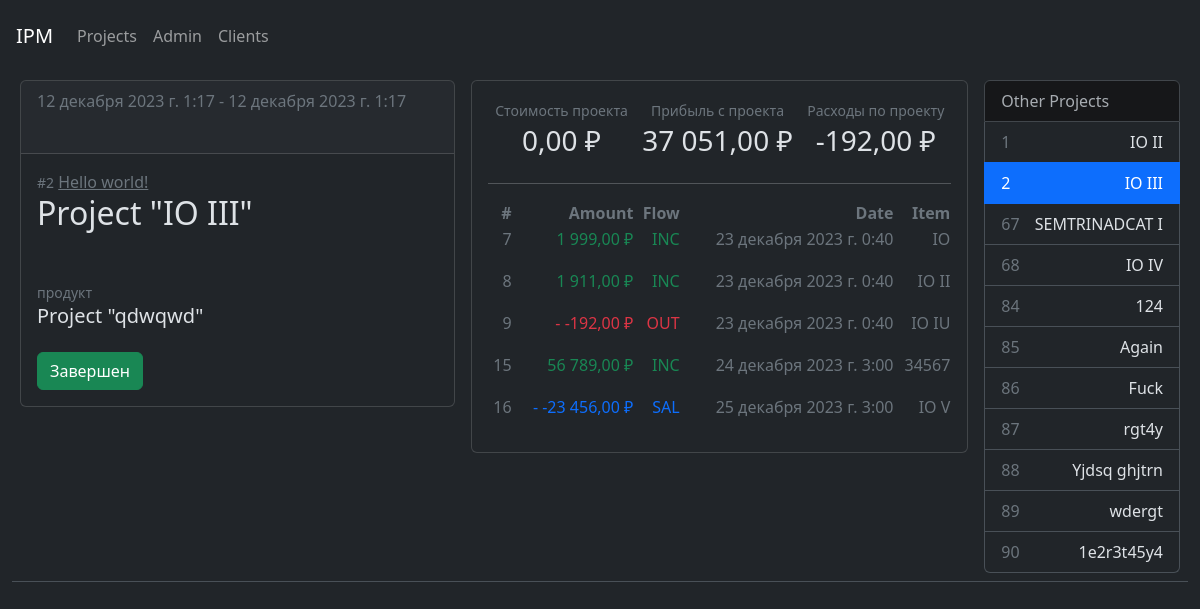
Page /projects/old/2 on the earlier database version.
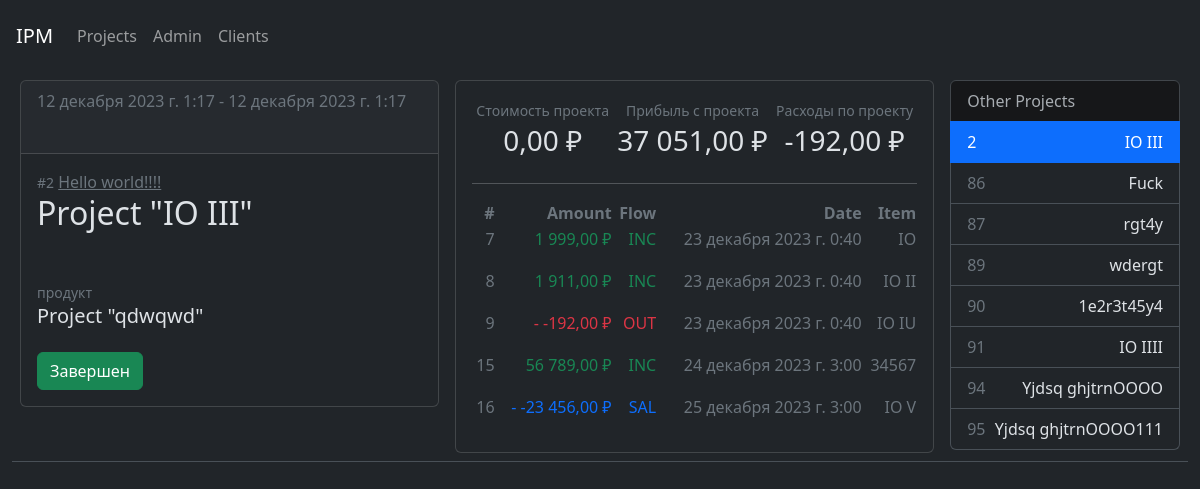
Same page on the later database version.
### ipmalpha/models.py (models this page shows)
class Project(models.Model):
    project_name = models.CharField(max_length=512, unique = True)
    def __str__(self):
        return self.project_name
    project_created = models.DateTimeField(null=True, default=timezone.now)
    project_finished = models.DateTimeField(null=True)
    project_status = models.ForeignKey(Status, on_delete=models.CASCADE, null=True, default="Draft")
    project_client = models.ForeignKey(Client, on_delete=models.CASCADE, null=True, related_name='project')
    project_product = models.CharField(max_length=512)
    project_sum = models.IntegerField(default=0)
    def get_absolute_url(self):
        return reverse("project_view", kwargs={'pk': self.pk})
    def get_project_transactions_sum(self):
        try:
            qs = Project.objects.exclude(transaction = None)
            qs2 = qs.filter(pk = self.pk)
            for qso in qs2:
                qs3 = qso.transaction.all()
                for q in qs3:
                    res = qs3.aggregate(Sum('amount'))
                    print(qso, res)
            return(res)
        except:
            res = 0
            return(res)
    def get_project_transactions_cost(self):
        try:
            qs = Project.objects.exclude(transaction = None)
            qs2 = qs.filter(pk = self.pk)
            for qso in qs2:
                qs3 = qso.transaction.filter(flow = "OUT")
                for q in qs3:
                    res = qs3.aggregate(Sum('amount'))
                    print(qso, res)
            return(res)
        except:
            res = 0
            return(res)
    class Meta:
        ordering = ["pk"]
        verbose_name = "project"
        verbose_name_plural = "projects"
    pass

class Status(models.Model):
    status_name = models.CharField(max_length=100)
    status_color = models.CharField(max_length=512, default='table-primary')
    def __str__(self):
        return self.status_name
    class Meta:
        ordering = ["id"]
        verbose_name = "status"
        verbose_name_plural = "statuses"
    pass

### ipmclients/models.py (models this page shows, shortened)
class Client(models.Model):
    client_name = models.CharField(max_length=512, unique = True)
    client_contact = models.CharField(max_length=512, null=True)
    client_telegram = models.CharField(max_length=64, null=True)
    client_phone = models.CharField(max_length=11, null=True)
    client_roletype = models.CharField(max_length=512, null=True)
    client_agreements = models.CharField(max_length=1024, null=True)
    client_active = models.BooleanField(default=True)
    def get_absolute_url(self):
        return reverse("client_view", kwargs={'pk': self.pk})
    class Meta:
        ordering = ["id"]
        verbose_name = "client"
        verbose_name_plural = "clients"
    pass

### finance/models.py (models this page shows, shortened)
class Transaction(models.Model):
    INCOME = 'INC'
    OUTCOME = 'OUT'
    SALARY = 'SAL'
    FLOW_CHOICES = [
        (INCOME, 'Income'),
        (OUTCOME, 'Outcome'),
        (SALARY, 'Salary'),
    ]
    item = models.CharField(max_length = 512)
    amount = models.IntegerField()
    flow = models.CharField(max_length=3, choices=FLOW_CHOICES, default=INCOME)
    project = models.ForeignKey(Project, verbose_name=("Project"), on_delete=models.CASCADE, related_name='transaction')
    transaction_date = models.DateTimeField(blank=True, null=True)

### ipmalpha/views.py (the view)
# urls.py: path("projects/old/<slug:pk>", ProjectDetailView2.as_view(), name="project_detail"),
class ProjectDetailView2(DetailView):
    model = Project
    template_name = "project_detail.html"
    def get_context_data(self, **kwargs):
        context = super(ProjectDetailView2, self).get_context_data(**kwargs)
        context['projecsall'] = Project.objects.all()
        return context

### templates/project_detail.html (shortened to what the changed rows need)
{% extends 'main/layout.html' %}
{% block content %}
<div class="col-12">
            <table class="table" style="border-width: 0px">
                <tr>
                    <td>
                        <div class="card">
                            <div class="card-header">
                                <p class="text-secondary pb-3" style=""> {{object.project_created}} -
                                    {% if object.project_finished %}
                                    {{object.project_finished}}
                                    {% else %}
                                    ...
                                    {% endif %}
                                </p>
                            </div>
                            <div class="card-body">
                            <span class="text-secondary pt-3" style="font-size: 14px">#{{ object.id }}</span>
                            <span><a href="{{ object.project_client.get_absolute_url }}" class="link-secondary">{{ object.project_client.client_name }}</a></span>
                            <h2 class=" pb-3" style=""> Project "{{object.project_name}}" </h2>
                            <br/>
                            <span class="text-secondary pt-3 " style="font-size: 14px">продукт</span>
                            <h5 class=" pb-3" style=""> Project "{{object.project_product}}" </h5>
                            <button class="btn btn-{{object.project_status.status_color}}"> {{object.project_status}}</button>
                        </div>
                    </div>
                    </td>
                    <td>
                        <div class="card p-3">
                            <table>
                                <tr>
                                    <td align=center>
                                        <h3 class="mx-auto" style="">
                                            {% if object.transaction %}
                                            {{object.project_sum|floatformat:"2g"}} ₽
                                            {% else %}
                                            None
                                            {% endif %}
                                        </h3>
                                    </td>
                                    <td align=center>
                                        <h3 class="mx-auto" style="">
                                            {% if object.get_project_transactions_sum %}
                                            {{object.get_project_transactions_sum.amount__sum|floatformat:"2g"}} ₽
                                            {% else %}
                                            0
                                            {% endif %}
                                        </h3>
                                    </td>
                                    <td align=center>
                                        <h3 class="mx-auto" style="">
                                            {% if object.get_project_transactions_cost %}
                                            {{object.get_project_transactions_cost.amount__sum|floatformat:"2g"}} ₽
                                            {% else %}
                                            0
                                            {% endif %}
                                        </h3>
                                    </td>
                                </tr>
                            </table>
                            <table>
                                <tr align='right'>
                                    <th scope="col" class="text-secondary"> #
                                    </th>
                                    <th scope="col" class="text-secondary"> Amount
                                    </th>
                                    <th scope="col" class="text-secondary"> Flow
                                    </th>
                                    <th scope="col" class="text-secondary"> Date
                                    </th>
                                    <th scope="col" class="text-secondary"> Item
                                    </th>
                                </tr>
                                {% for transaction in object.transaction.all%}
                                <tr align='right'>
                                    <td> <p class="text-secondary">{{transaction.id}}</p>
                                    </td>
                                    <td>
                                        <p class="{% if transaction.flow == 'INC' %}
                                        text-success
                                        {% elif transaction.flow == 'SAL'%}
                                        text-primary
                                        {% else %}
                                        text-danger
                                        {% endif %}">
                                        {% if transaction.flow == 'INC' %}
                                        {{transaction.amount|floatformat:"2g"}}
                                        {% else %}
                                        - {{transaction.amount|floatformat:"2g"}}
                                        {% endif %}
                                        ₽
                                    </p>
                                    </td>
                                    <td> <p class="
                                        {% if transaction.flow == 'INC' %}
                                        text-success
                                        {% elif transaction.flow == 'SAL'%}
                                        text-primary
                                        {% else %}
                                        text-danger
                                        {% endif %}
                                        "> {{transaction.flow}}</p>
                                    </td>
                                    <td> <p class="text-secondary"> {{transaction.transaction_date}} </p>
                                    </td>
                                    <td> <p class="text-secondary"> {{transaction.item}} </p>
                                    </td>
                                </tr>
                                {% endfor %}
                            </table>
                        </div>
                    </td>
                    <td>
                            <ul class="list-group">
                                {% for project in projecsall %}
                                        {% if project.id == object.id %}
                                    <a href="{{project.get_absolute_url}}" class="list-group-item list-group-item-action active d-flex justify-content-between align-items-center">
                                        <span class="text">{{project.id}}</span> <span>{{project.project_name}}</span>
                                        {% else %}
                                    <a href="{{project.get_absolute_url}}" class="list-group-item list-group-item-action d-flex justify-content-between align-items-center">
                                        <span class="text-secondary">{{project.id}}</span> <span>{{project.project_name}}</span>
                                        {% endif %}
                                    </a>
                                {% endfor %}
                            </ul>
                    </td>
                </tr>
            </table>
        </div>
    </div>
{% endblock %}

Differences in the rows shown:
removed Project: id "1", project_name "IO II"
removed Project: id "67", project_name "SEMTRINADCAT I"
removed Project: id "68", project_name "IO IV"
removed Project: id "84", project_name "124"
removed Project: id "85", project_name "Again"
removed Project: id "88", project_name "Yjdsq ghjtrn"
changed through a linked row, Project "IO III": project_client.client_name "Hello world!" → "Hello world!!!!"
added Project: id "91", project_name "IO IIII"
added Project: id "94", project_name "Yjdsq ghjtrnOOOO"
added Project: id "95", project_name "Yjdsq ghjtrnOOOO111"
